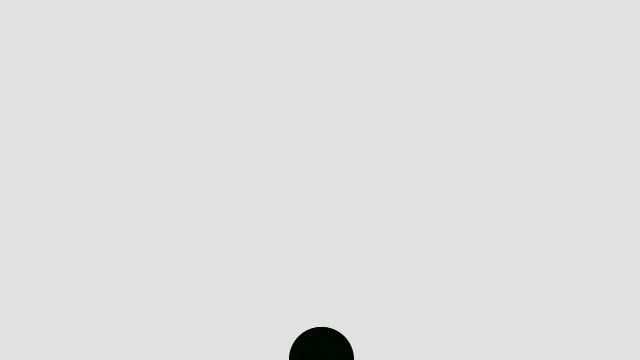
Frame 1 (no input)
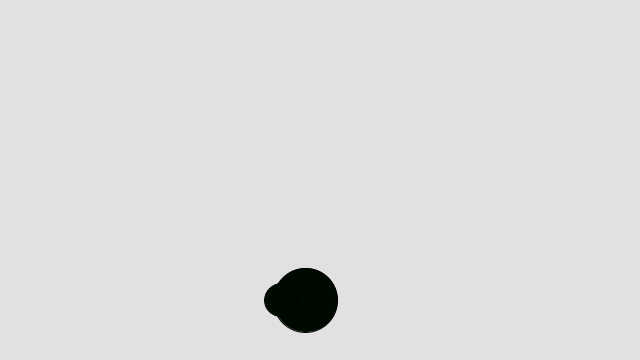
Frame 60 (the mouse pressed at the canvas centre just before this capture)
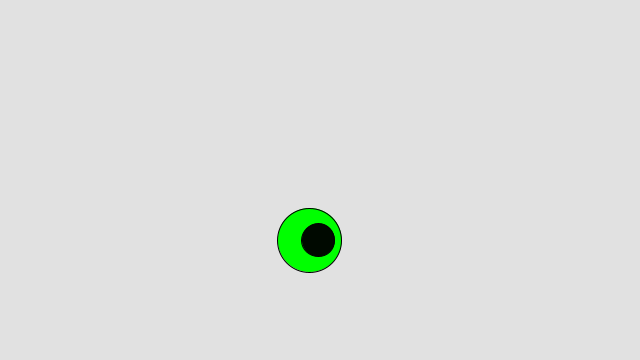
Frame 120 (the mouse held since frame 60 and released just before this capture)

The Processing sketch that drew these frames (run headless with seeded random() and noise(); from frame 60 on, the mouse is pressed at the canvas centre):

// Processing sketch: All_About_Classes
// ── All_About_Classes.pde
Bubble b1;
Bubble b2;

void setup ()
{
  size(640,360);
  
  //these are called the constructor
  b1 = new Bubble(64);
  b2 = new Bubble(33);
}

void draw ()
{
  background(225);
  
  b1.ascend();
  b1.display();
  b1.top();
 
  b2.ascend();
  b2.display();
  b2.top();
}


void mousePressed()
{
  b1.changeColor();

}
// ── Bubble.pde
class Bubble 
{
  float x ;
  float y ;
  float diameter;
  int colour = 9;
  
  Bubble(float tempD)
  {
      x = width/2;
      y = height;
      diameter = tempD;
  }
  
  
  
  void ascend()
  {
    y--;
    x = x + random(-5,5);
  }
  
  
  void display()
{
  stroke(0);
  fill(0,colour,0);
  ellipse(x,y,diameter,diameter);
}

void top()
{
  if(y < diameter/2)
  {
    y = diameter;
  }
}


void changeColor()
{
  colour = 255;
  
}

}
